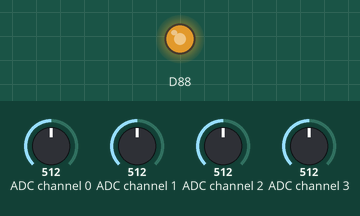
Recording of a program running on a simulated Raspberry Pi (BCM pin numbers). On the bench: output pins drawn as LEDs (lit = HIGH). The inputs (shaded band) are chosen by the test bench; at power-on: ADC channel 3 = 512, ADC channel 0 = 512, ADC channel 1 = 512, ADC channel 2 = 512 (analog values on the 0–1023 scale). What the program prints to the terminal is not drawn.

Above: at 1.2 s.
1.3 s: ADC channel 3 set to 716
At 2.5 s:
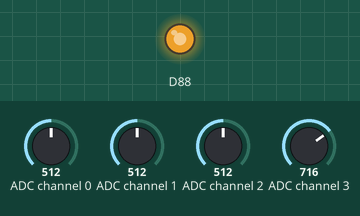
3.0 s: ADC channel 3 set to 30
At 4.0 s:
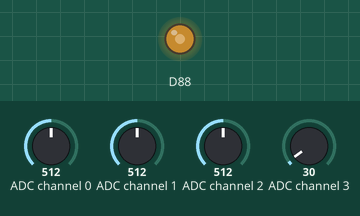
Timing chart, 0 to 6.0 s (numbered marks = the images above; inputs shaded):
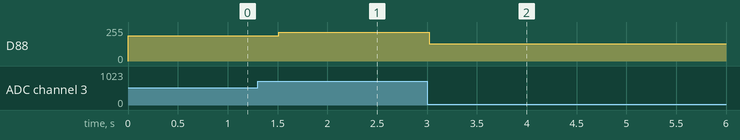

The program:

i2c.py
```python
import smbus
import time

# for RPI version 1, use "bus = smbus.SMBus(0)"
bus = smbus.SMBus(1)

# check your PCF 8591 address by type in 'sudo i2cdetect -y -l in terminal.

def setup(Addr):
    global address
    address = Addr

def read(chn) : # channel
    try:
        if chn == 0:
            bus.write_byte(address, 0x40)
        if chn == 1:
            bus.write_byte(address, 0x41)
        if chn == 2:
            bus.write_byte(address, 0x42)
        if chn == 3:
            bus.write_byte(address, 0x43)
        return bus.read_byte(address) # dummy read to start conversion

    except Exception as e:
        print("Address : %s" % address)
        print(e)
        return bus.read_byte(address)

def write(val):
    try :
        temp = val # move string value to temp
        temp = int(temp) # change string to integer
        # print temp to see on terminal else comment out
        bus.write_byte_data(address, 0x40,temp)
    except Exception as e:
        print("Error : Device address : 0x%2X" % address)
        print(e)


if __name__ == "__main__" :
    setup(0x48)
    while True :
        print(' ')
        print('AIN0 = ', read(0)) # 조도센서 [Jumper P5 조도센서 CDS 엑세스 회로 선택]
        print('AIN1 = ', read(1)) # 써미스터 온도 [Jumper P4 서미스터 액세스 회로 선택]
        print('AIN2 = ', read(2)) # NONE
        print('AIN3 = ', read(3)) # 가변저항 [Jumper 6 가변저항 액세스 회로 선택]
        print(' ')
        tmp = read(0)
        tmp1 = tmp*(255-125)/255+125 # :LED won't light up below 125, so convert 0-255 to 125-255
        write(tmp1)
        time.sleep(0.5)
```

Measured:
- after the input at 1.3 s, D88: 189/255 → 215/255 after 0.21 s
- after the input at 3.0 s, D88: 215/255 → 128/255 at once
